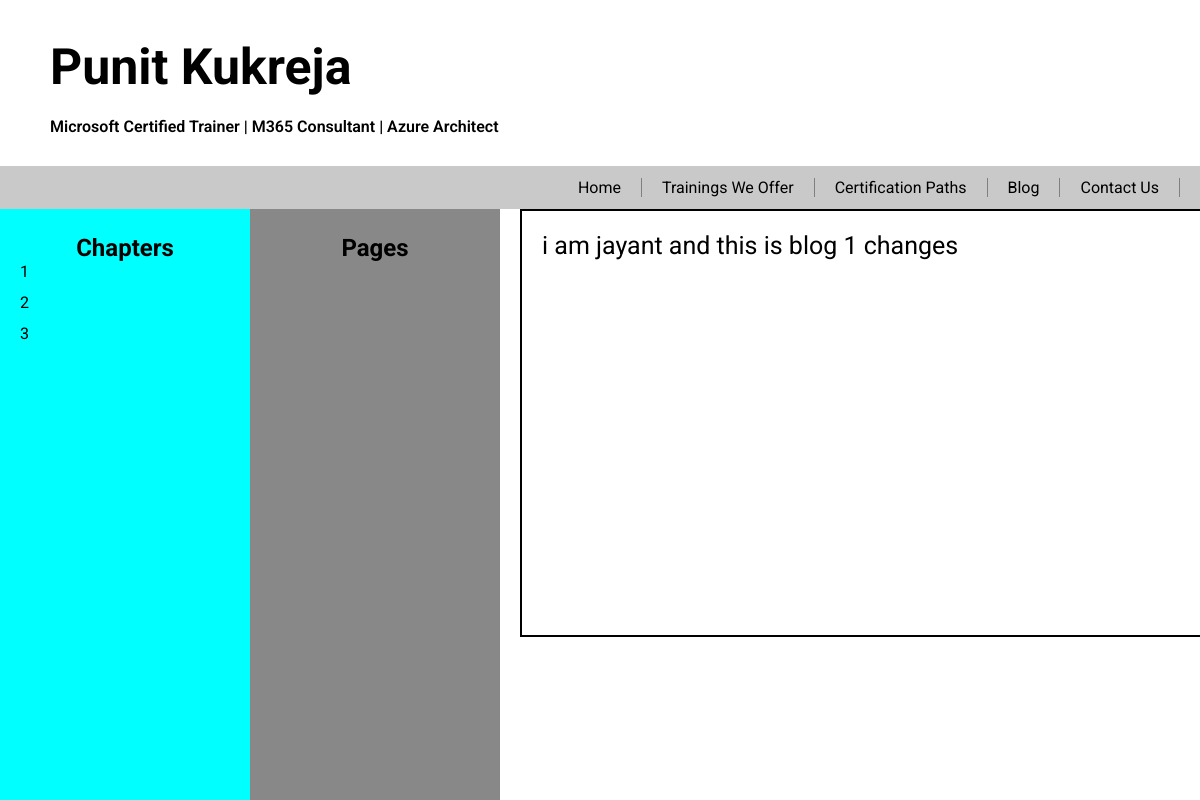
Page /blog on the committed database.
### microsoft_app/models.py (models this page shows)
class Chapter(models.Model):
    chapter=models.CharField(max_length=100)

class Blogs(models.Model):
    chapter=models.CharField(max_length=100)
    page_number=models.CharField(max_length=100)
    blog=models.CharField(max_length=50000)

### microsoft_app/views.py (the view)
# urls.py: path('blog',views.blog_page,name='blog'),
def blog_page(request):
    return render(request,'blog.html',{'blogs':Blogs.objects.all(),'chapter':Chapter.objects.all()})

### microsoft_app/templates/blog.html (shortened to what this page needs)
{%load static%}
<!DOCTYPE html>
<html lang="en">
<head>
    <link rel="stylesheet" href="{%static 'css/index.css'%}">
    <link rel="stylesheet" href="{%static 'css/blog.css'%}">
    <link rel="stylesheet" href="https://cdnjs.cloudflare.com/ajax/libs/font-awesome/4.7.0/css/font-awesome.min.css">
</head>
<body>
    <div id="top_headings">
        <h2>Punit Kukreja</h2>
        <p>Microsoft Certified Trainer | M365 Consultant | Azure Architect</p>
      </div>
      <div id="header">
          <a class="header_a" href="index">Home</a>
          <a class="header_a" href="index">Trainings We Offer</a>
          <a class="header_a" href="index">Certification Paths</a>
          <a class="header_a" href="blog">Blog</a>
          <a class="header_a" href="contact_us">Contact Us</a>
      </div>
      <div id="addblog">
        <div id="inner_blog">
            <div id="chapters">
                <div id="chapters_inner">
                    <div id="chapter_inner_heading">
                        <h2>Chapters</h2>
                    </div>
                    <div id="chapter_content">
                        {%for x in chapter%}
                        <p class="chapters" id="chapter_{{x.chapter}}" onclick="changeactivechapter('chapter_{{x.chapter}}')" style="cursor: pointer;" >{{x.chapter}}</p>
                        {%endfor%}
                    </div>
                </div>
            </div>
            <div id="pages">
                <div id="pages_inner">
                    <div id="pages_inner_heading">
                        <h2>Pages</h2>
                    </div>
                </div>
            </div>
            <div id="textinput">
                {%for x in blogs%}
                 <textarea class="blog" name="blog" id="blog_{{x.page_number}}">{{x.blog}}</textarea>
                {%endfor%}
            </div>
        </div>
    </div>
</body>
</html>

### microsoft_app/static/css/index.css (style rules this page uses)
* { margin: 0; padding: 0%; font-family: 'Roboto'; }
html { scroll-behavior: smooth; }
#top_headings { margin: 30px 50px; }
#top_headings h2 { font-size: 50px; font-weight: bold; line-height: 1.5; margin-bottom: 12px; }
#top_headings p { font-weight: 600; }
#header { background-color: rgb(201, 201, 201); display: flex; justify-content:right; padding-top: 12px; padding-bottom: 12px; }
#header a { margin-right: 20px; padding-right: 20px; border-right: 1px solid grey; text-decoration: none; color: black; cursor: pointer; }

### microsoft_app/static/css/blog.css (style rules this page uses)
body { overflow-x: hidden; }
#addblog { display: block; }
#inner_blog { display: flex; }
#chapters,#pages,#textinput { position: fixed; overflow: hidden; height: 100%; width: 250px; background-color: aqua; }
#pages { left: 250px; background-color: #888; }
#chapters_inner,#pages_inner { overflow-y: scroll; overflow-x: hidden; }
#chapter_inner_heading,#pages_inner_heading { margin-top: 25px; display: flex; justify-content: space-around; }
#page_content p,#chapter_content p { margin-left: 20px; margin-bottom: 12px; }
#textinput { left: 520px; background-color: transparent; height: 60%; width: 100%; overflow: hidden; }
#textinput textarea { resize: none; height:80%; width: 60%; border: 2px solid black; font-size: 25px; padding:20px; font-family: 'Roboto'; }

### rows in the picture
Chapter: chapter "1"
Chapter: chapter "2"
Chapter: chapter "3"
Blogs: blog "i am jayant and this is blog 1 changes"
